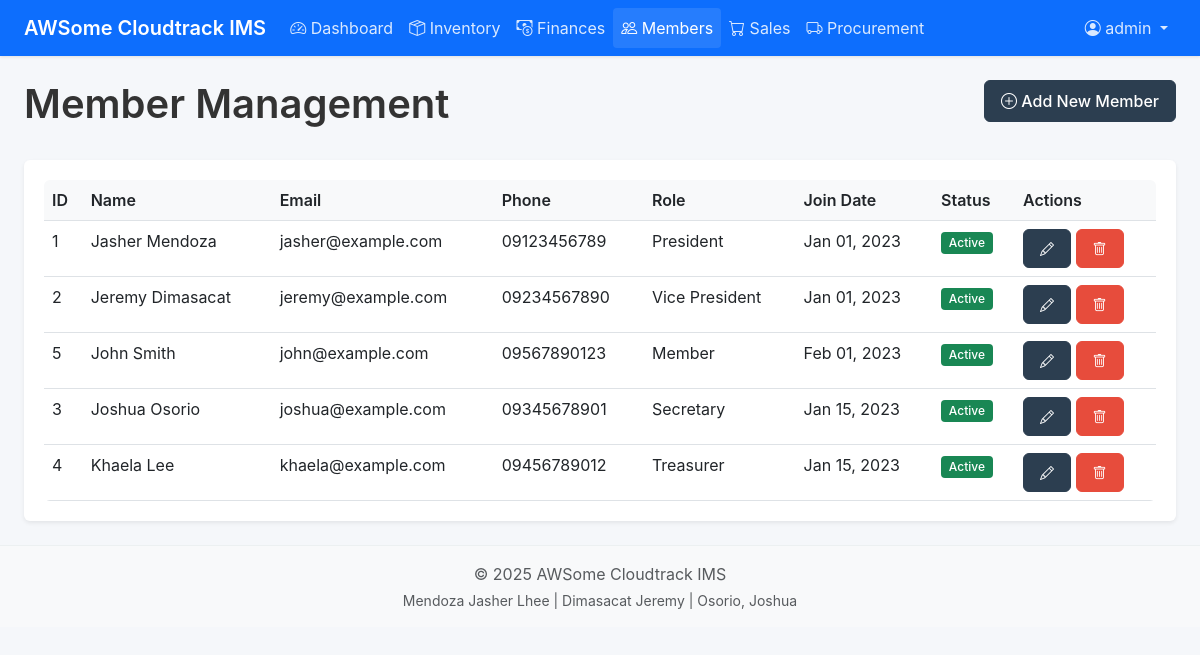
Screenshot of /members/index.php (signed in) with the database file from the repository.
### tables this page shows
CREATE TABLE members (
    id INT AUTO_INCREMENT PRIMARY KEY,
    name VARCHAR(100) NOT NULL,
    email VARCHAR(100) NOT NULL,
    phone VARCHAR(20),
    role VARCHAR(50) NOT NULL,
    join_date DATE NOT NULL,
    status ENUM('active', 'inactive') NOT NULL DEFAULT 'active',
    notes TEXT,
    created_at TIMESTAMP DEFAULT CURRENT_TIMESTAMP,
    updated_at TIMESTAMP DEFAULT CURRENT_TIMESTAMP ON UPDATE CURRENT_TIMESTAMP
);

### includes/functions.php (called while the page is built)
<?php
$base_url = '/awsomecloudtrack';
if (!function_exists('url')) {
    function url($path = '') {
        global $base_url;
        return $base_url . '/' . ltrim($path, '/');
    }
}

### members/index.php (the view, shortened to what this page needs)
<?php
include '../includes/db_connect.php';
include '../includes/header.php';
$result = $conn->query("SELECT * FROM members ORDER BY name ASC");
?>
<div class="row mb-4">
    <div class="col-md-6">
        <h1>Member Management</h1>
    </div>
    <div class="col-md-6 text-end">
        <a href="add-member.php" class="btn btn-primary">
            <i class="bi bi-plus-circle"></i> Add New Member
        </a>
    </div>
</div>
<div class="card border-0 shadow-sm">
    <div class="card-body">
        <div class="table-responsive">
            <table class="table table-hover" id="membersTable">
                <thead>
                    <tr>
                        <th>ID</th>
                        <th>Name</th>
                        <th>Email</th>
                        <th>Phone</th>
                        <th>Role</th>
                        <th>Join Date</th>
                        <th>Status</th>
                        <th>Actions</th>
                    </tr>
                </thead>
                <tbody>
                <?php if ($result && $result->num_rows > 0): ?>
                    <?php while ($member = $result->fetch_assoc()): ?>
                    <tr>
                        <td><?php echo $member['id']; ?></td>
                        <td><?php echo htmlspecialchars($member['name']); ?></td>
                        <td><?php echo htmlspecialchars($member['email']); ?></td>
                        <td><?php echo htmlspecialchars($member['phone']); ?></td>
                        <td><?php echo htmlspecialchars($member['role']); ?></td>
                        <td><?php echo date('M d, Y', strtotime($member['join_date'])); ?></td>
                        <td>
                            <?php if ($member['status'] === 'active'): ?>
                                <span class="badge bg-success">Active</span>
                            <?php else: ?>
                                <span class="badge bg-secondary">Inactive</span>
                            <?php endif; ?>
                        </td>
                        <td>
                            <a href="<?php echo url('members/edit-member.php?id=' . $member['id']); ?>" class="btn btn-sm btn-primary" title="Edit Member">
                                <i class="bi bi-pencil"></i>
                            </a>
                            <button type="button" class="btn btn-sm btn-danger" data-bs-toggle="modal" data-bs-target="#deleteModal<?php echo $member['id']; ?>" title="Delete Member">
                                <i class="bi bi-trash"></i>
                            </button>
                        </td>
                    </tr>
                    <?php endwhile; ?>
                <?php else: ?>
                    <tr>
                        <td colspan="8" class="text-center">No members found.</td>
                    </tr>
                <?php endif; ?>
                </tbody>
            </table>
        </div>
    </div>
</div>
<?php include '../includes/footer.php'; ?>

### assets/css/style.css (style rules this page uses)
:root { --primary: #2c3e50; --secondary: #34495e; --success: #27ae60; --danger: #e74c3c; --warning: #f39c12; --info: #3498db; --light: #f8f9fa; --dark: #212529; --gray: #6c757d; --gray-light: #ecf0f1; --body-bg: #f5f7fa; }
body { font-family: -apple-system, BlinkMacSystemFont, "Segoe UI", Roboto, Oxygen, Ubuntu, Cantarell, "Open Sans", "Helvetica Neue", sans-serif; background-color: var(--body-bg); color: #333; line-height: 1.5; }
h1, h2, h3, h4, h5, h6 { font-weight: 600; margin-bottom: 0.5rem; }
.card { border: none; border-radius: 0.375rem; box-shadow: 0 1px 3px rgba(0, 0, 0, 0.1); margin-bottom: 1.5rem; }
.card-body { padding: 1.25rem; }
.table { margin-bottom: 0; }
.table th { font-weight: 600; background-color: #f8f9fa; border-top: none; }
.table-responsive { border-radius: 0.375rem; overflow: hidden; }
.badge { font-weight: 500; padding: 0.4em 0.65em; border-radius: 0.25rem; }
.btn { padding: 0.5rem 1rem; border-radius: 0.375rem; font-weight: 500; }
.btn-primary { background-color: var(--primary); border-color: var(--primary); }
.btn-danger { background-color: var(--danger); border-color: var(--danger); }

### rows the page displays
members: id "1", name "Jasher Mendoza", email "jasher@example.com", phone "09123456789", role "President", join_date "Jan 01, 2023", status "Active"
members: id "2", name "Jeremy Dimasacat", email "jeremy@example.com", phone "09234567890", role "Vice President", join_date "Jan 01, 2023", status "Active"
members: id "5", name "John Smith", email "john@example.com", phone "09567890123", role "Member", join_date "Feb 01, 2023", status "Active"
members: id "3", name "Joshua Osorio", email "joshua@example.com", phone "09345678901", role "Secretary", join_date "Jan 15, 2023", status "Active"
members: id "4", name "Khaela Lee", email "khaela@example.com", phone "09456789012", role "Treasurer", join_date "Jan 15, 2023", status "Active"

### other values shown
$_SESSION['username'] "admin"
